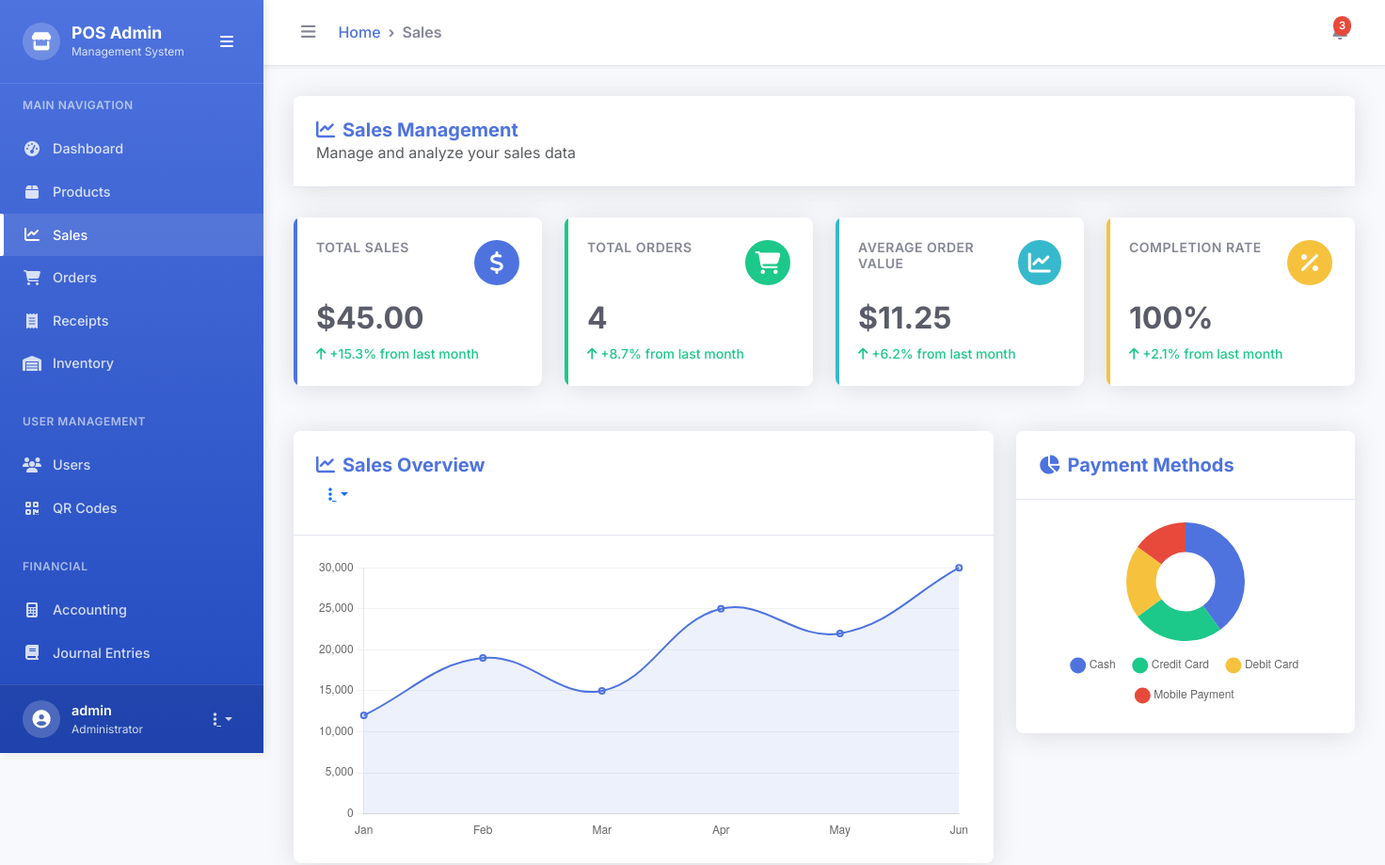
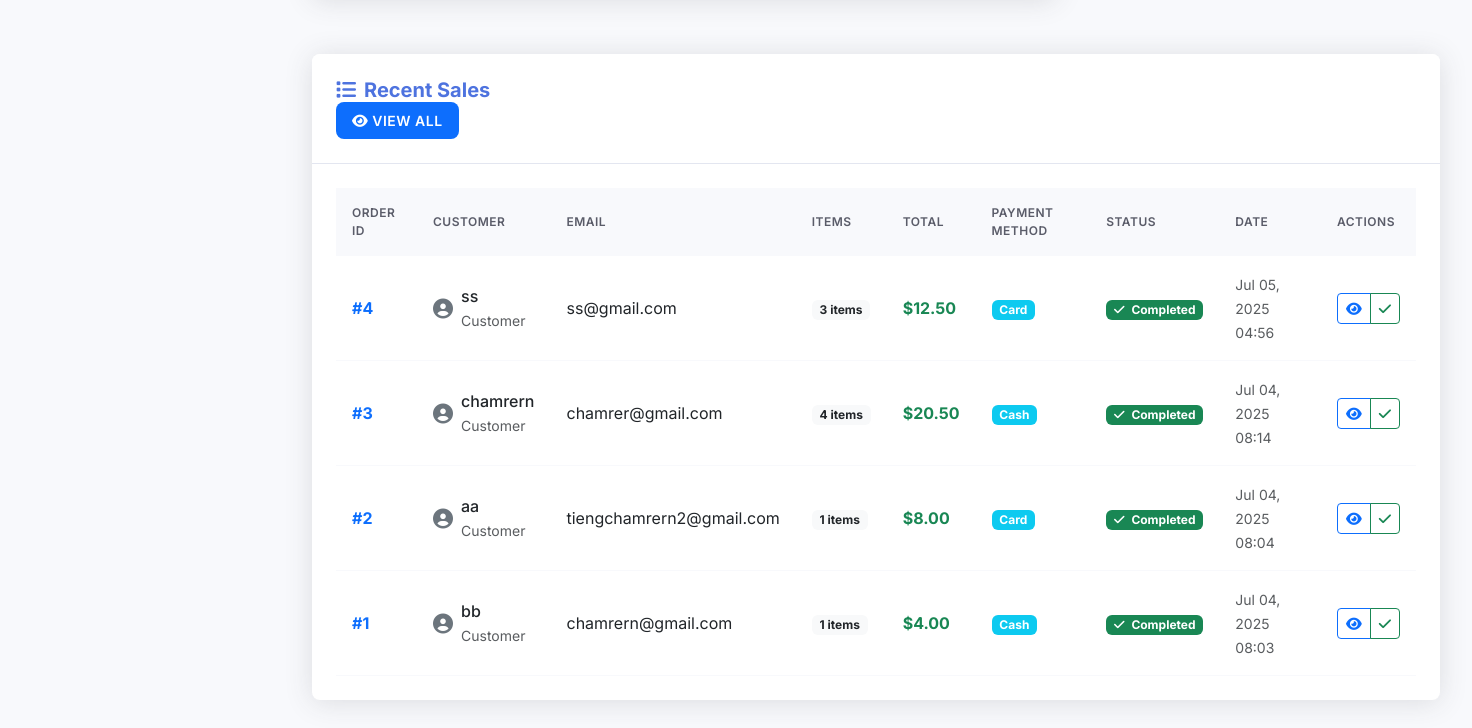
/admin/sales.php (signed in), run on an earlier commit of the app's database (2 pictures, top to bottom).
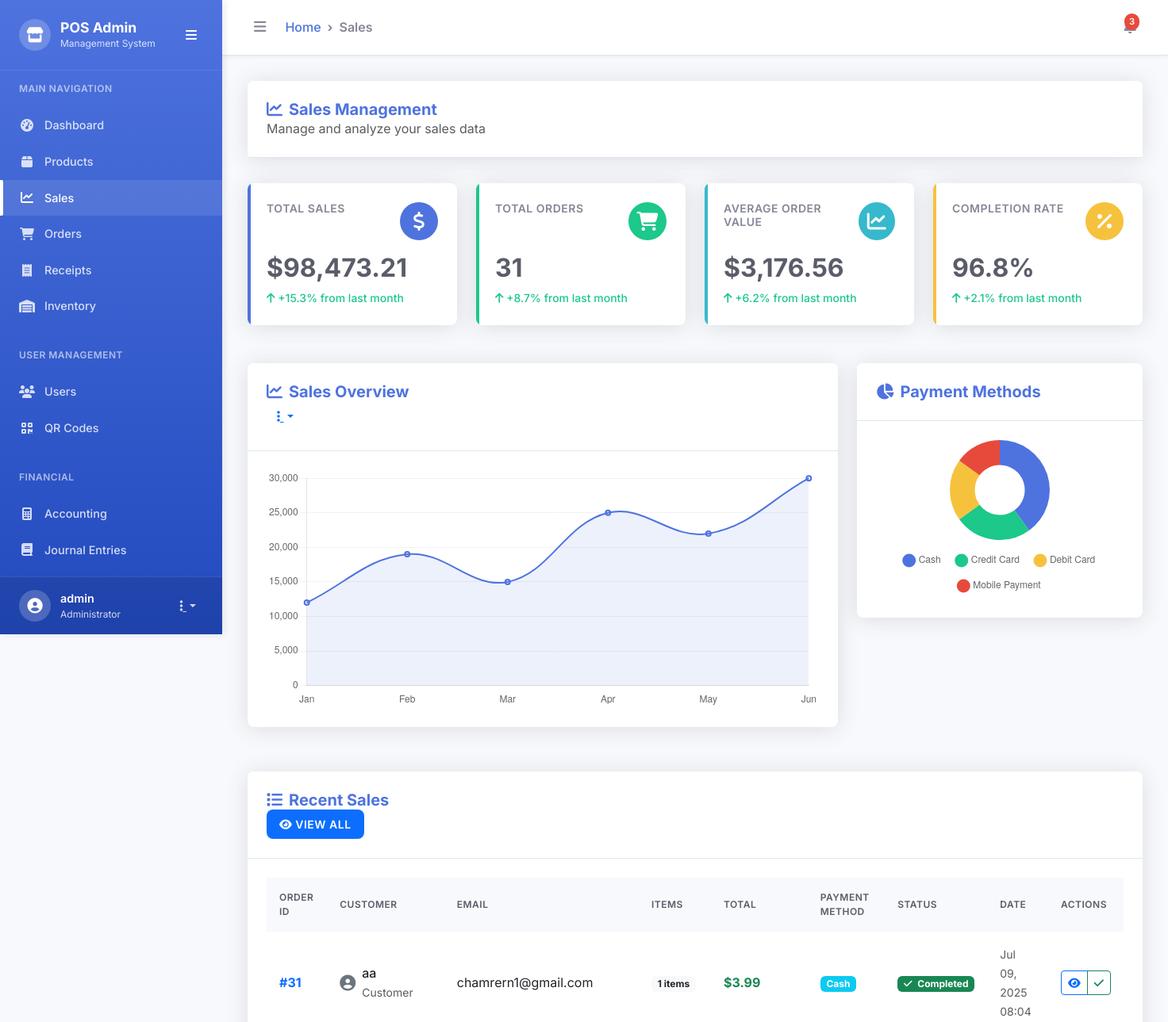
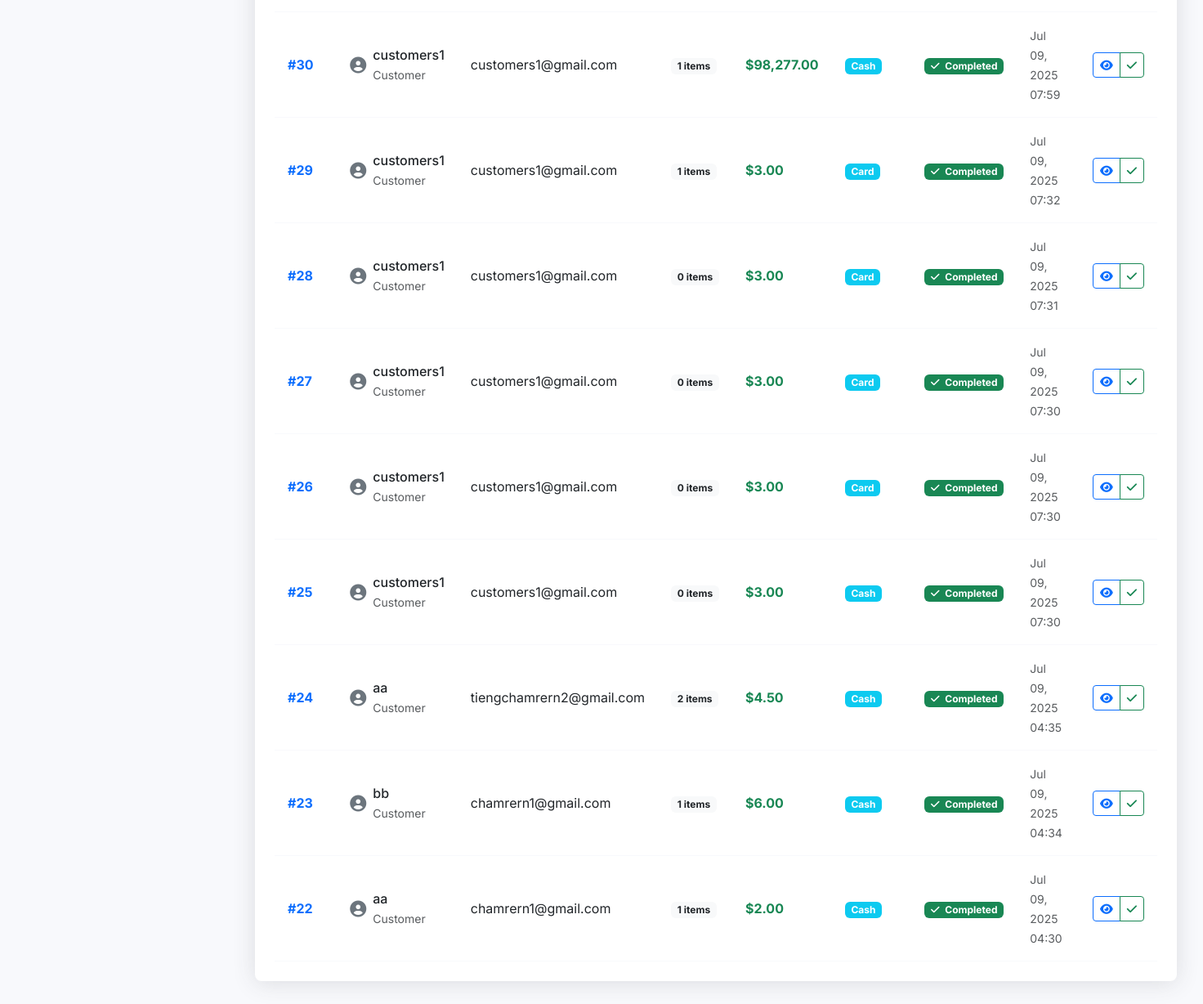
And on a later commit of the database (2 pictures, top to bottom).
### tables this page shows
CREATE TABLE IF NOT EXISTS `orders` (
  `id` int(11) NOT NULL AUTO_INCREMENT,
  `user_id` int(11) DEFAULT NULL,
  `customer_name` varchar(100) DEFAULT NULL,
  `customer_email` varchar(100) DEFAULT NULL,
  `total_amount` decimal(10,2) NOT NULL,
  `currency_code` varchar(3) DEFAULT 'USD',
  `exchange_rate` decimal(10,6) DEFAULT '1.000000',
  `original_amount` decimal(10,2) DEFAULT NULL,
  `subtotal` decimal(10,2) DEFAULT '0.00',
  `tax_amount` decimal(10,2) DEFAULT '0.00',
  `discount_amount` decimal(10,2) DEFAULT '0.00',
  `journal_entry_id` int(11) DEFAULT NULL,
  `status` enum('pending','completed','cancelled') DEFAULT 'pending',
  `payment_method` varchar(50) DEFAULT NULL,
  `amount_tendered` decimal(10,2) DEFAULT '0.00',
  `change_amount` decimal(10,2) DEFAULT '0.00',
  `created_at` timestamp NULL DEFAULT CURRENT_TIMESTAMP,
  `updated_at` timestamp NULL DEFAULT CURRENT_TIMESTAMP ON UPDATE CURRENT_TIMESTAMP,
  PRIMARY KEY (`id`),
  KEY `idx_orders_user_id` (`user_id`),
  KEY `idx_orders_customer_email` (`customer_email`),
  KEY `idx_payment_method` (`payment_method`),
  KEY `idx_user_id` (`user_id`),
  KEY `idx_currency_code` (`currency_code`)
);

### admin/sales.php (the view, shortened to what the changed rows need)
<?php
$pdo = getDBConnection();
$stmt = $pdo->prepare("SELECT
    COALESCE(SUM(total_amount), 0) as total_sales,
    COUNT(*) as total_orders,
    COALESCE(AVG(total_amount), 0) as avg_order_value,
    SUM(CASE WHEN status = 'completed' THEN 1 ELSE 0 END) as completed_orders
FROM orders");
$stmt->execute();
$sales_stats = $stmt->fetch(PDO::FETCH_ASSOC);
$stmt = $pdo->prepare("SELECT o.*, COUNT(oi.id) as item_count
FROM orders o
LEFT JOIN order_items oi ON o.id = oi.order_id
GROUP BY o.id
ORDER BY o.created_at DESC
LIMIT 10");
$stmt->execute();
$recent_sales = $stmt->fetchAll(PDO::FETCH_ASSOC);
?>
<!DOCTYPE html>
<html lang="en">
<head>
      <link href="https://cdn.jsdelivr.net/npm/bootstrap@5.3.0/dist/css/bootstrap.min.css" rel="stylesheet">
      <link rel="stylesheet" href="https://cdnjs.cloudflare.com/ajax/libs/font-awesome/6.4.0/css/all.min.css">
      <link rel="stylesheet" href="assets/css/admin.css">
</head>
<body>
      <div class="admin-layout">
            <div class="admin-main">
                  <div class="admin-content">
                        <div class="content-card">
                              <div class="content-card-header">
                                    <h1 class="content-card-title">
                                          <i class="fas fa-chart-line"></i>
                                          Sales Management
                                    </h1>
                              </div>
                        </div>
                        <div class="row mb-4">
                              <div class="col-xl-3 col-md-6 mb-4">
                                    <div class="stat-card">
                                          <div class="stat-card-header">
                                                <h6 class="stat-card-title">Total Sales</h6>
                                                <div class="stat-card-icon">
                                                </div>
                                          </div>
                                          <h2 class="stat-card-value">$<?php echo number_format($sales_stats['total_sales'], 2); ?></h2>
                                          <div class="stat-card-change positive">
                                                <i class="fas fa-arrow-up"></i> +15.3% from last month
                                          </div>
                                    </div>
                              </div>
                              <div class="col-xl-3 col-md-6 mb-4">
                                    <div class="stat-card success">
                                          <div class="stat-card-header">
                                                <h6 class="stat-card-title">Total Orders</h6>
                                                <div class="stat-card-icon">
                                                </div>
                                          </div>
                                          <h2 class="stat-card-value"><?php echo $sales_stats['total_orders']; ?></h2>
                                          <div class="stat-card-change positive">
                                                <i class="fas fa-arrow-up"></i> +8.7% from last month
                                          </div>
                                    </div>
                              </div>
                              <div class="col-xl-3 col-md-6 mb-4">
                                    <div class="stat-card info">
                                          <div class="stat-card-header">
                                                <h6 class="stat-card-title">Average Order Value</h6>
                                                <div class="stat-card-icon">
                                                </div>
                                          </div>
                                          <h2 class="stat-card-value">$<?php echo number_format($sales_stats['avg_order_value'], 2); ?></h2>
                                          <div class="stat-card-change positive">
                                                <i class="fas fa-arrow-up"></i> +6.2% from last month
                                          </div>
                                    </div>
                              </div>
                              <div class="col-xl-3 col-md-6 mb-4">
                                    <div class="stat-card warning">
                                          <div class="stat-card-header">
                                                <h6 class="stat-card-title">Completion Rate</h6>
                                                <div class="stat-card-icon">
                                                </div>
                                          </div>
                                          <h2 class="stat-card-value"><?php echo $sales_stats['total_orders'] > 0 ? round(($sales_stats['completed_orders'] / $sales_stats['total_orders']) * 100, 1) : 0; ?>%</h2>
                                          <div class="stat-card-change positive">
                                                <i class="fas fa-arrow-up"></i> +2.1% from last month
                                          </div>
                                    </div>
                              </div>
                        </div>
                        <div class="row">
                              <div class="col-12">
                                    <div class="content-card">
                                          <div class="content-card-body">
                                                <div class="table-responsive">
                                                      <table class="table table-modern" id="salesTable" width="100%" cellspacing="0">
                                                            <thead>
                                                                  <tr>
                                                                        <th>Order ID</th>
                                                                        <th>Customer</th>
                                                                        <th>Email</th>
                                                                        <th>Items</th>
                                                                        <th>Total</th>
                                                                        <th>Payment Method</th>
                                                                        <th>Status</th>
                                                                        <th>Date</th>
                                                                        <th>Actions</th>
                                                                  </tr>
                                                            </thead>
                                                            <tbody>
                                                                  <?php foreach ($recent_sales as $sale): ?>
                                                                        <tr>
                                                                              <td>
                                                                                    <span class="fw-bold text-primary">#<?php echo $sale['id']; ?></span>
                                                                              </td>
                                                                              <td>
                                                                                    <div class="d-flex align-items-center">
                                                                                          <div class="avatar-sm me-2">
                                                                                                <i class="fas fa-user-circle fa-lg text-secondary"></i>
                                                                                          </div>
                                                                                          <div>
                                                                                                <div class="fw-medium"><?php echo htmlspecialchars($sale['customer_name']); ?></div>
                                                                                                <small class="text-muted">Customer</small>
                                                                                          </div>
                                                                                    </div>
                                                                              </td>
                                                                              <td><?php echo htmlspecialchars($sale['customer_email']); ?></td>
                                                                              <td>
                                                                                    <span class="badge bg-light text-dark"><?php echo $sale['item_count']; ?> items</span>
                                                                              </td>
                                                                              <td>
                                                                                    <span class="fw-bold text-success">$<?php echo number_format($sale['total_amount'], 2); ?></span>
                                                                              </td>
                                                                              <td>
                                                                                    <span class="badge bg-info">
                                                                                          <?php echo ucfirst($sale['payment_method']); ?>
                                                                                    </span>
                                                                              </td>
                                                                              <td>
                                                                                    <span class="badge bg-<?php
                                                                                                            echo $sale['status'] == 'completed' ? 'success' : ($sale['status'] == 'pending' ? 'warning' : 'danger');
                                                                                                            ?>">
                                                                                          <i class="fas fa-<?php
                                                                                                            echo $sale['status'] == 'completed' ? 'check' : ($sale['status'] == 'pending' ? 'clock' : 'times');
                                                                                                            ?> me-1"></i>
                                                                                          <?php echo ucfirst($sale['status']); ?>
                                                                                    </span>
                                                                              </td>
                                                                              <td>
                                                                                    <small class="text-muted"><?php echo date('M d, Y H:i', strtotime($sale['created_at'])); ?></small>
                                                                              </td>
                                                                              <td>
                                                                                    <div class="btn-group btn-group-sm">
                                                                                          <button class="btn btn-outline-primary" onclick="viewOrderDetails(<?php echo $sale['id']; ?>)" title="View Details">
                                                                                                <i class="fas fa-eye"></i>
                                                                                          </button>
                                                                                          <button class="btn btn-outline-success" onclick="updateOrderStatus(<?php echo $sale['id']; ?>, 'completed')" title="Mark Complete">
                                                                                                <i class="fas fa-check"></i>
                                                                                          </button>
                                                                                    </div>
                                                                              </td>
                                                                        </tr>
                                                                  <?php endforeach; ?>
                                                            </tbody>
                                                      </table>
                                                </div>
                                          </div>
                                    </div>
                              </div>
                        </div>
                  </div>
            </div>
      </div>
</body>
</html>

What changed in the data, as far as the page shows it:
no longer on this page (row unchanged): orders: id "4", customer_name "ss", customer_email "ss@gmail.com", item_count "3", total_amount "12.50", payment_method "Card", status "Completed", created_at "Jul 05, 2025 04:56"
no longer on this page (row unchanged): orders: id "3", customer_name "chamrern", customer_email "chamrer@gmail.com", item_count "4", total_amount "20.50", payment_method "Cash", status "Completed", created_at "Jul 04, 2025 08:14"
no longer on this page (row unchanged): orders: id "2", customer_name "aa", customer_email "tiengchamrern2@gmail.com", item_count "1", total_amount "8.00", payment_method "Card", status "Completed", created_at "Jul 04, 2025 08:04"
no longer on this page (row unchanged): orders: id "1", customer_name "bb", customer_email "chamrern@gmail.com", item_count "1", total_amount "4.00", payment_method "Cash", status "Completed", created_at "Jul 04, 2025 08:03"
added orders: id "31", customer_name "aa", customer_email "chamrern1@gmail.com", item_count "1", total_amount "3.99", payment_method "Cash", status "Completed", created_at "Jul 09, 2025 08:04"
added orders: id "30", customer_name "customers1", customer_email "customers1@gmail.com", item_count "1", total_amount "98,277.00", payment_method "Cash", status "Completed", created_at "Jul 09, 2025 07:59"
added orders: id "29", customer_name "customers1", customer_email "customers1@gmail.com", item_count "1", total_amount "3.00", payment_method "Card", status "Completed", created_at "Jul 09, 2025 07:32"
added orders: id "28", customer_name "customers1", customer_email "customers1@gmail.com", item_count "0", total_amount "3.00", payment_method "Card", status "Completed", created_at "Jul 09, 2025 07:31"
added orders: id "27", customer_name "customers1", customer_email "customers1@gmail.com", item_count "0", total_amount "3.00", payment_method "Card", status "Completed", created_at "Jul 09, 2025 07:30"
added orders: id "26", customer_name "customers1", customer_email "customers1@gmail.com", item_count "0", total_amount "3.00", payment_method "Card", status "Completed", created_at "Jul 09, 2025 07:30"
added orders: id "25", customer_name "customers1", customer_email "customers1@gmail.com", item_count "0", total_amount "3.00", payment_method "Cash", status "Completed", created_at "Jul 09, 2025 07:30"
added orders: id "24", customer_name "aa", customer_email "tiengchamrern2@gmail.com", item_count "2", total_amount "4.50", payment_method "Cash", status "Completed", created_at "Jul 09, 2025 04:35"
added orders: id "23", customer_name "bb", customer_email "chamrern1@gmail.com", item_count "1", total_amount "6.00", payment_method "Cash", status "Completed", created_at "Jul 09, 2025 04:34"
added orders: id "22", customer_name "aa", customer_email "chamrern1@gmail.com", item_count "1", total_amount "2.00", payment_method "Cash", status "Completed", created_at "Jul 09, 2025 04:30"
Also different on the page:
$sales_stats['total_sales']: "45.00" → "98,473.21"
$sales_stats['total_orders']: "4" → "31"
$sales_stats['avg_order_value']: "11.25" → "3,176.56"
text no longer shown: "100"
text now shown: "96.8"
